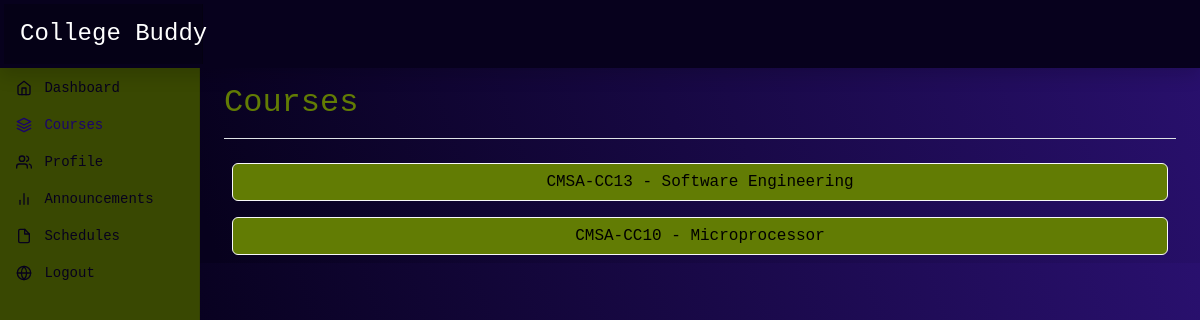
Page /courses (signed in) on the committed database.
### dashboard/models.py (models this page shows, shortened)
class Course(models.Model):
    course_id = models.CharField(max_length=20)
    name = models.CharField(max_length=50)
    description = models.TextField(blank=True, null=True)
    department = models.ForeignKey('Department', on_delete=models.SET_NULL, blank=True, null=True, related_name='course_department')
    syllabus= models.FileField(upload_to='syllabuses/',default='syllabuses/default.jpg')

### dashboard/views.py (the view)
# urls.py: path('courses', views.courses,name='courses'),
@login_required
def courses(request):
    if request.user.is_authenticated and request.user.groups.filter(name='Student').exists():
        student = Student.objects.get(roll_no=request.user)
        courses = Course.objects.filter(enrolled_students__in=[student])
        is_student = True
    elif request.user.is_authenticated and request.user.groups.filter(name='Professor').exists():
        professor = Professor.objects.get(professor_id=request.user)
        courses = Course.objects.filter(instructors__in=[professor])
        is_student = False
    elif request.user.is_authenticated:
       courses = Course.objects.all
       is_student = False
    else:
        return redirect('login')
    context = {
        'courses': courses,
    }
    return render(request,'courses.html',context)

### templates/courses.html (shortened to what this page needs)
{% extends 'base.html' %}
{% block courses %}active{% endblock courses  %}
{% block header%}Courses{% endblock header %}
{% block body %}
    <div>
        {% for course in courses %}
        <div class="d-grid gap-2 p-2">
            <button class="btn btn-light " onclick="location.href='{% url 'coursedetails' course.course_id %}';">{{ course.course_id }} - {{ course.name }}</button>
        </div>
        {% endfor %}
        </div>
{% endblock body %}

### static/dashboard.css (style rules this page uses)
body { font-size: .875rem; background-image: linear-gradient(72deg, #07011d 17%, #29106e 100%); color: #627C04; font-family: monospace; }
.btn-light { background-color: #627C04; }

### rows in the picture
Course: course_id "CMSA-CC13", name "Software Engineering"
Course: course_id "CMSA-CC10", name "Microprocessor"
